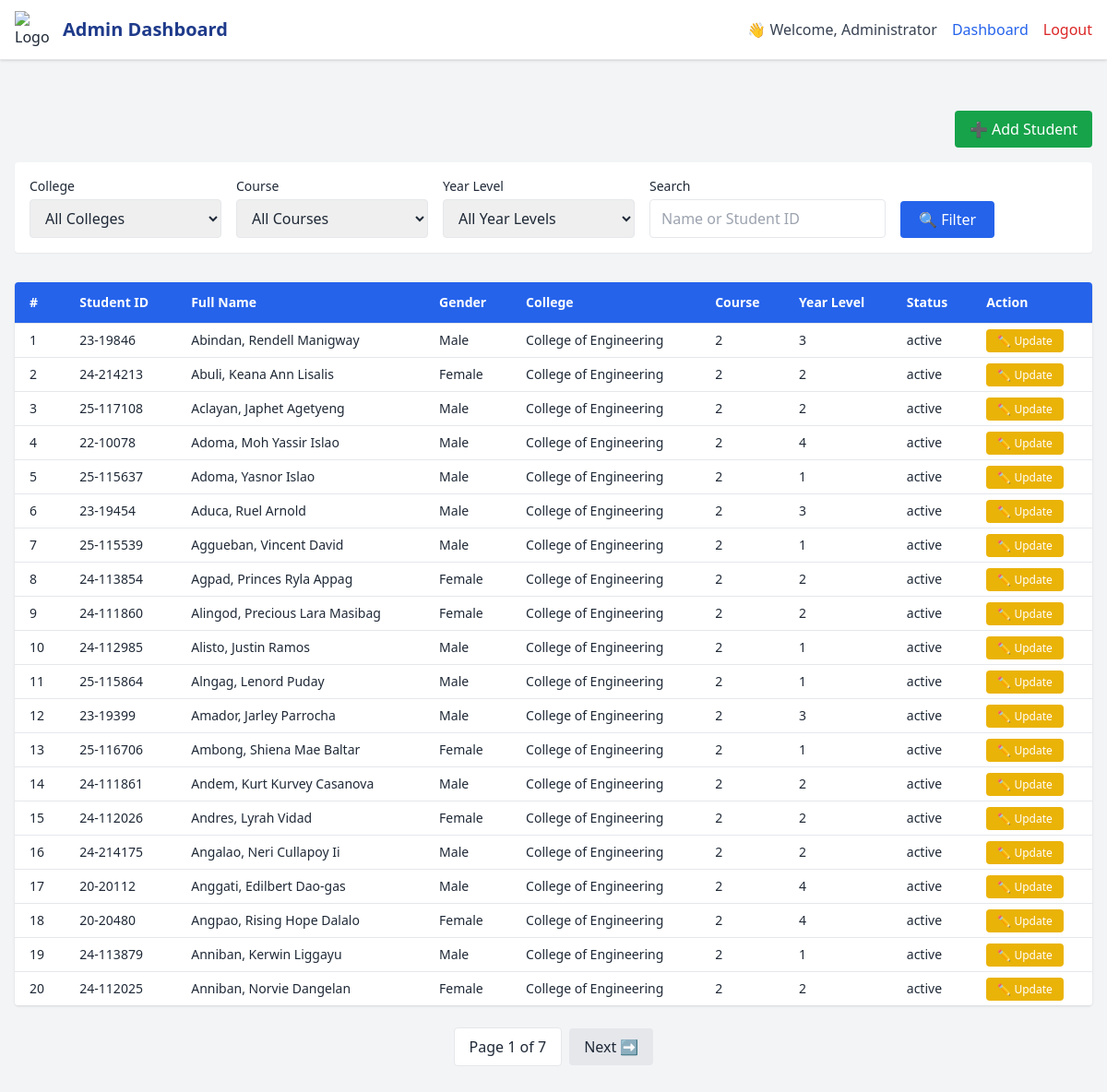
Before: /students.php?success=1 with the older database file.
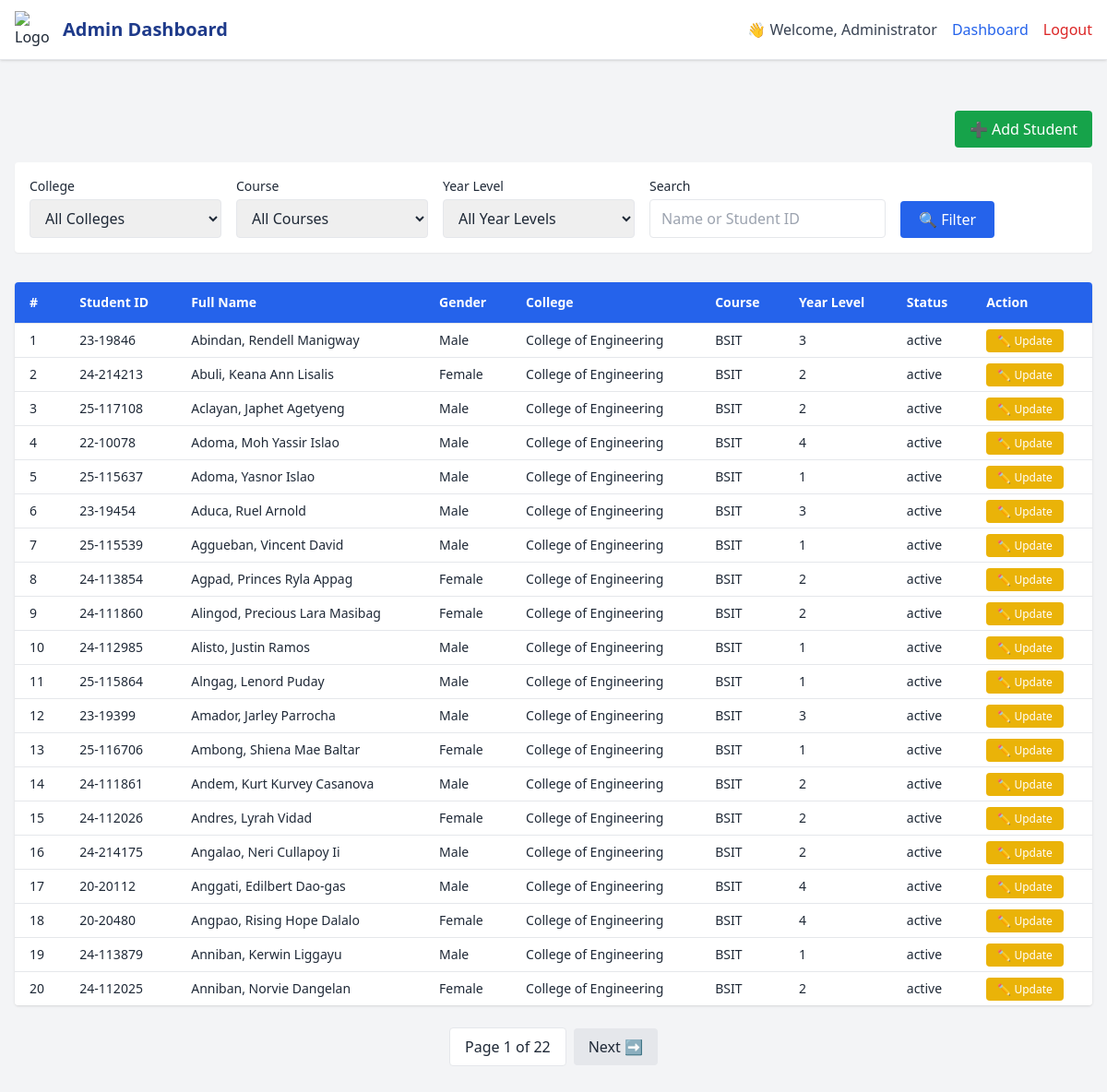
After: the same page with the newer database file.
### tables this page shows
CREATE TABLE `students` (
  `id` int(11) NOT NULL,
  `student_id` varchar(20) DEFAULT NULL,
  `name` varchar(100) DEFAULT NULL,
  `password` varchar(255) DEFAULT NULL,
  `college_id` int(11) DEFAULT NULL,
  `first_name` varchar(50) NOT NULL,
  `middle_name` varchar(50) DEFAULT NULL,
  `last_name` varchar(50) NOT NULL,
  `ext` varchar(10) DEFAULT NULL,
  `gender` enum('Male','Female','Other') NOT NULL,
  `course_year_section` varchar(100) DEFAULT NULL,
  `year_level` int(11) DEFAULT NULL,
  `status` enum('active','inactive') DEFAULT 'active',
  `course` varchar(500) DEFAULT NULL,
  `section` varchar(10) DEFAULT NULL
);

CREATE TABLE `colleges` (
  `id` int(11) NOT NULL,
  `name` varchar(100) NOT NULL
);

### students.php (the view, shortened to what the changed rows need)
<?php
$conn = new mysqli("localhost", "root", "", "voting_system");
$perPage = 20;
$page = isset($_GET['page']) && is_numeric($_GET['page']) ? max((int)$_GET['page'], 1) : 1;
$offset = ($page - 1) * $perPage;
$where = "WHERE 1";
$params = [];
$types = "";
$countQuery = "
    SELECT COUNT(*) as total
    FROM students s
    LEFT JOIN colleges c ON s.college_id = c.id
    LEFT JOIN courses cr ON s.course = cr.id
    $where
";
$countStmt = $conn->prepare($countQuery);
$countStmt->execute();
$countResult = $countStmt->get_result();
$totalRows = $countResult->fetch_assoc()['total'];
$totalPages = ceil($totalRows / $perPage);
$query = "
    SELECT s.id, s.student_id, s.first_name, s.middle_name, s.last_name, s.ext,
           s.gender, s.status, c.name AS college_name, course AS course_name, year_level
    FROM students s
    LEFT JOIN colleges c ON s.college_id = c.id
    LEFT JOIN courses cr ON s.course = cr.id
    $where
    ORDER BY s.last_name ASC
    LIMIT ? OFFSET ?
";
$params[] = $perPage;
$params[] = $offset;
$types .= "ii";
$stmt = $conn->prepare($query);
$stmt->bind_param($types, ...$params);
$stmt->execute();
$result = $stmt->get_result();
$students = $result->fetch_all(MYSQLI_ASSOC);
?>
<!DOCTYPE html>
<html lang="en">
<head>
  <script src="https://cdn.tailwindcss.com"></script>
</head>
<body class="bg-gray-100 text-gray-800">
<header class="bg-white border-b shadow fixed top-0 left-0 w-full z-50">
  <div class="max-w-7xl mx-auto px-4 h-16 flex justify-between items-center">
    <div class="flex items-center space-x-3">
      <h1 class="text-xl font-bold text-blue-900">Admin Dashboard</h1>
    </div>
  </div>
</header>
<div class="max-w-7xl mx-auto px-4 py-10 mt-[80px]">
  <?php if (count($students) > 0): ?>
    <div class="overflow-x-auto bg-white shadow rounded">
      <table class="min-w-full border-collapse text-sm">
        <thead class="bg-blue-600 text-white">
          <tr>
            <th class="px-4 py-3 text-left">#</th>
            <th class="px-4 py-3 text-left">Student ID</th>
            <th class="px-4 py-3 text-left">Full Name</th>
            <th class="px-4 py-3 text-left">Gender</th>
            <th class="px-4 py-3 text-left">College</th>
            <th class="px-4 py-3 text-left">Course</th>
            <th class="px-4 py-3 text-left">Year Level</th>
            <th class="px-4 py-3 text-left">Status</th>
            <th class="px-4 py-3 text-left">Action</th>
          </tr>
        </thead>
        <tbody class="bg-white">
          <?php foreach ($students as $index => $s): ?>
            <tr class="border-t hover:bg-gray-50">
              <td class="px-4 py-2"><?= $offset + $index + 1 ?></td>
              <td class="px-4 py-2"><?= htmlspecialchars($s['student_id']) ?></td>
              <td class="px-4 py-2"><?= htmlspecialchars("{$s['last_name']}, {$s['first_name']} {$s['middle_name']} {$s['ext']}") ?></td>
              <td class="px-4 py-2"><?= htmlspecialchars($s['gender']) ?></td>
              <td class="px-4 py-2"><?= htmlspecialchars($s['college_name']) ?></td>
              <td class="px-4 py-2"><?= htmlspecialchars($s['course_name']) ?></td>
              <td class="px-4 py-2"><?= htmlspecialchars($s['year_level']) ?></td>
              <td class="px-4 py-2"><?= htmlspecialchars($s['status']) ?></td>
              <td class="px-4 py-2">
                <a href="update_student.php?id=<?= urlencode($s['id']) ?>"
                   class="bg-yellow-500 hover:bg-yellow-600 text-white px-3 py-1 rounded text-xs">
                  ✏️ Update
                </a>
              </td>
            </tr>
          <?php endforeach; ?>
        </tbody>
      </table>
    </div>
    <div class="flex justify-center items-center mt-6 space-x-2">
      <span class="px-4 py-2 bg-white border rounded">Page <?= $page ?> of <?= $totalPages ?></span>
      <?php if ($page < $totalPages): ?>
        <a href="?<?= http_build_query(array_merge($_GET, ['page' => $page + 1])) ?>"
           class="px-4 py-2 bg-gray-200 rounded hover:bg-gray-300">Next ➡</a>
      <?php endif; ?>
    </div>
  <?php else: ?>
    <p class="text-gray-600 mt-6 italic">No matching students found.</p>
  <?php endif; ?>
</div>
</body>
</html>

Changed rows visible on the page:
changed students "Abindan, Rendell Manigway": course "2" → "BSIT"
changed students "Abuli, Keana Ann Lisalis": course "2" → "BSIT"
changed students "Aclayan, Japhet Agetyeng": course "2" → "BSIT"
changed students "Adoma, Moh Yassir Islao": course "2" → "BSIT"
changed students "Adoma, Yasnor Islao": course "2" → "BSIT"
changed students "Aduca, Ruel Arnold": course "2" → "BSIT"
changed students "Aggueban, Vincent David": course "2" → "BSIT"
changed students "Agpad, Princes Ryla Appag": course "2" → "BSIT"
changed students "Alingod, Precious Lara Masibag": course "2" → "BSIT"
changed students "Alisto, Justin Ramos": course "2" → "BSIT"
changed students "Alngag, Lenord Puday": course "2" → "BSIT"
changed students "Amador, Jarley Parrocha": course "2" → "BSIT"
changed students "Ambong, Shiena Mae Baltar": course "2" → "BSIT"
changed students "Andem, Kurt Kurvey Casanova": course "2" → "BSIT"
changed students "Andres, Lyrah Vidad": course "2" → "BSIT"
changed students "Angalao, Neri Cullapoy Ii": course "2" → "BSIT"
changed students "Anggati, Edilbert Dao-gas": course "2" → "BSIT"
changed students "Angpao, Rising Hope Dalalo": course "2" → "BSIT"
changed students "Anniban, Kerwin Liggayu": course "2" → "BSIT"
changed students "Anniban, Norvie Dangelan": course "2" → "BSIT"
Other visible differences:
$totalPages: "7" → "22"
